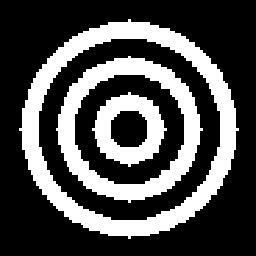
#> input picture TP1/cible2.bmp, 256 x 256 px, found by its file name
$ python tp2.py
#> lines starting #> are read from the running program, lines starting #| are printed output that depends on the picture; after the words box and inside, x2 and y2 are one past the last pixel; in counts of white or black regions, pixels touching at a corner belong together; long printed decimals are rounded
import numpy as np
import cv2 as cv
import matplotlib.pyplot as plt
import math
from math import log2, sqrt, pi
from sklearn.cluster import KMeans
from PIL import Image
from scipy.stats import norm
import random

image1="C:/Users/duzen/OneDrive/Bureau/Cours TSP 2018-2019 (S2)/MSA/TPs Markov/TP1/alfa2.bmp"
image2="C:/Users/duzen/OneDrive/Bureau/Cours TSP 2018-2019 (S2)/MSA/TPs Markov/TP1/beee2.bmp"
image3="C:/Users/duzen/OneDrive/Bureau/Cours TSP 2018-2019 (S2)/MSA/TPs Markov/TP1/cible2.bmp"
image4="C:/Users/duzen/OneDrive/Bureau/Cours TSP 2018-2019 (S2)/MSA/TPs Markov/TP1/promenade2.bmp"
image5="C:/Users/duzen/OneDrive/Bureau/Cours TSP 2018-2019 (S2)/MSA/TPs Markov/TP1/city2.bmp"
images=[image1,image2,image3,image4,image5]

m1=[1,1,1]
sig1=[1,1,1]
m2=[4,2,1]
sig2=[1,1,3]

def lit_image(nom_image):
    img = cv.imread(nom_image,0)
#> img: shape (256, 256); 30.5% white; 3 white regions, box (x1, y1, x2, y2) and area: (19, 19, 239, 239) 10608, (56, 56, 203, 203) 6600, (92, 92, 167, 167) 2788
    m, n = img.shape
#> m = 256; n = 256
    return img, m, n

def affiche_image(mat_image,titre):
    cv.imshow(titre,mat_image)
    cv.waitKey()
    #plt.imshow(mat_image, cmap='gray')
    #plt.title(titre)

def identif_classes(X):
    classes=[0,0]
    trouve=False
    hist = cv.calcHist([X],[0],None,[256],[0,256])
    for idi, i in enumerate(hist):
        if i!=0 and trouve==False:
            classes[0]=idi
            trouve=True
        elif i!=0 and trouve==True:
            classes[1]=idi
            return classes

def bruit_gauss(signal, m1, sig1, m2, sig2):
    classes=identif_classes(signal)
    signal_noisy = (signal == classes[0]) * np.random.normal(m1, sig1, signal.shape) + \
                   (signal == classes[1]) * np.random.normal(m2, sig2, signal.shape)
    return signal_noisy

def Kmean_classes(signal, cl1, cl2):
    m,n=signal.shape
    img = signal.reshape(-1,1)
    kmeans = KMeans(n_clusters=2).fit(img)
    cluster_centers=kmeans.cluster_centers_
    cluster_labels=kmeans.labels_
    X_reconstruit=cluster_centers[cluster_labels].reshape(n,m)
    for k in range(m):
        for i in range(n):
            if X_reconstruit.astype(int)[k][i]==cl1:
                X_reconstruit[k][i]=cl1
            else :
                X_reconstruit[k][i]=cl2
    return X_reconstruit

## On oublie tout ce que l'on sait sur les paramètres
#p1 = p2 = m1 = m2 = sig1 =sig2 = 0


X, m, n =lit_image(images[2])
#> m = 256; n = 256
#affiche_image(X,'image')
signal_bruite=bruit_gauss(X,m1[0], sig1[0], m2[0], sig2[0])
#> in identif_classes, `hist = cv.calcHist([X],[0],None,[256],[0,256])`: hist = 256 values, max 45540 at index 0, min 0 at index 1, mean 256
#> the loop in identif_classes, `for idi, i in enumerate(hist):` made 256 passes
#> (i, trouve) on pass 1: ([45540], True)
#> i on passes 2 to 7: [0], [0], [0], [0], [0], [0]
#> after the loop in identif_classes, `for idi, i in enumerate(hist):`: classes = [0, 255]; trouve = True
#> in bruit_gauss, `classes=identif_classes(signal)`: classes = [0, 255]
#> in bruit_gauss, `signal_noisy = (signal == classes[0]) * np.random.normal(m1, sig1, sig..`:
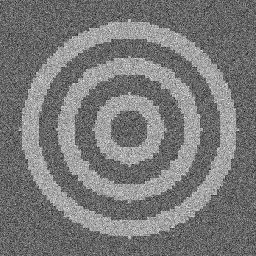
#> signal_noisy: shape (256, 256) float64; min -3.85, max 8.29, mean 1.92; drawn with min black and max white
#affiche_image(signal_bruite, 'image bruité')


def gauss(signal_noisy, m1, sig1, m2, sig2):
    """
    Cette fonction transforme le signal bruitée en appliquant à celui-ci deux densitées gausiennes
    :param signal_noisy: Le signal bruité (numpy array 1D)
    :param m1: La moyenne de la première gaussienne
    :param sig1: L'écart type de la première gaussienne
    :param m2: La moyenne de la deuxième gaussienne
    :param sig2: L'écart type de la deuxième gaussienne
    :return: numpy array (longeur de signal_noisy)*2 qui correspond aux valeurs des densité gaussiennes pour chaque élément de signal noisy
    """
    gauss1 = (1 / (sig1 * sqrt(2 * pi))) * np.exp(-(1 / 2) * (((signal_noisy - m1) / sig1) ** 2))
    gauss2 = (1 / (sig2 * sqrt(2 * pi))) * np.exp(-(1 / 2) * (((signal_noisy - m2) / sig2) ** 2))
    return np.stack((gauss1, gauss2), axis=1)

def taux_erreur(A,B,m,n):
    return len(np.transpose(np.nonzero(A-B)))/(m*n)


def calc_probaprio(X,m,n,cl1,cl2):
    signal=X.reshape(-1,1)
    p1 = np.sum((signal == cl1)) / signal.shape[0]
    p2 = np.sum((signal == cl2)) / signal.shape[0]
    return np.array([p1, p2])

def mpm_gauss(signal_bruite, cl1, cl2, p, m1, sig1, m2, sig2):
    w=np.array([cl1,cl2])
    signal_noisy=signal_bruite.reshape(-1,1)
    gausses = gauss(signal_noisy, m1, sig1, m2, sig2)
    proba_apost = p * gausses
    proba_apost = proba_apost / (proba_apost.sum(axis=1)[..., np.newaxis])
    X_seg=w[np.argmax(proba_apost, axis=1)]
    return X_seg[:,0].reshape(256,256)


def calc_probapost_gauss(Y,m,n,p1,p2,m1,sig1,m2,sig2):
    A= np.stack([p1*norm.pdf(Y,m1,sig1),p2*norm.pdf(Y,m2,sig2)],axis=2)
    A=A/A.sum(axis=2)[..., np.newaxis]
    return A


# [39 lines left out: function calc_EM, not called in this run]

# classes=identif_classes(X)
# prob=calc_probaprio(X,m,n,classes[0],classes[1])
# calc_EM(signal_bruite,m,n,prob[0],prob[1],m1[2]+12,sig1[2]+6,m2[2]+13,sig2[2]-1,50)

def est_empirique(X,Y,cl1,cl2):
    m,n=X.shape
    p=calc_probaprio(X,m,n,cl1,cl2)
    m1=np.sum(Y*(X==cl1))/(Y.size*p[0])
    m2=np.sum(Y*(X==cl2))/(Y.size*p[1])
    sig1 = np.sqrt(((X==cl1)* ((Y- m1) ** 2)).sum() / (Y.size*p[0]-1))
    sig2 = np.sqrt(((X==cl2)* ((Y- m2) ** 2)).sum() / (Y.size*p[1]-1))
    return p[0],p[1],m1,sig1,m2,sig2

# [5 lines left out: function init_param, not called in this run]

def init_param_SEM(Y,cl1,cl2,iter):
    m,n= Y.shape
    X_kmeans=Kmean_classes(Y,cl1,cl2)
    p0,p1,m1,sig1,m2,sig2=est_empirique(X_kmeans,Y,cl1,cl2)
    return calc_SEM(Y,m,n,p0,p1,m1,sig1,m2,sig2,iter)

# [11 lines of commented-out code are left out]

def tirage_apost(Ppost,cl1,cl2,m,n):
    A=np.random.rand(m,n)
    X_post=(A>Ppost[...,0])*cl2+(A<Ppost[...,0])*cl1
    return X_post

def calc_SEM(Y,m,n,p10,p20,m10,sig10,m20,sig20,nb_iter):
    p=np.array([p10,p20])
    list_p1=[]
    list_p2=[]
    list_m1=[]
    list_m2=[]
    list_sig1=[]
    list_sig2=[]
    for k in range(nb_iter):
        if k==0:
            post_law=calc_probapost_gauss(Y,m,n,p10,p20,m10,sig10,m20,sig20)
            X_post=tirage_apost(post_law,0,255,m,n)
        else :
            post_law=calc_probapost_gauss(Y,m,n,p1,p2,m1,sig1,m2,sig2)
            X_post=tirage_apost(post_law,0,255,m,n)
        p1,p2,m1,sig1,m2,sig2=est_empirique(X_post,Y,0,255)
        list_p1.append(p1)
        list_p2.append(p2)
        list_m1.append(m1)
        list_m2.append(m2)
        list_sig1.append(sig1)
        list_sig2.append(sig2)
    k=[i for i in range(nb_iter)]
    plt.plot(k,list_p1,label="p1")
    plt.plot(k,list_p2,label='p2')
    plt.plot(k,list_m1,label='m1')
    plt.plot(k,list_sig1,label='sig1')
    plt.plot(k,list_m2,label='m2')
    plt.plot(k,list_sig2,label='sig2')
    plt.xlim(0,10)
    plt.ylim(0,5)
    plt.legend()
    plt.show()
    return p1,p2, m1, sig1, m2, sig2


# p1r,p2r, m1r, sig1r, m2r, sig2r=init_param_SEM(signal_bruite,0,255,20)
# X_mpm=mpm_gauss(signal_bruite,0,255,np.array([p1r,p2r]),m1r, sig1r, m2r, sig2r)
# print(taux_erreur(X,X_mpm,m,n))

for j in range(3):
        signal_bruite=bruit_gauss(X,m1[j], sig1[j], m2[j], sig2[j])
        p1r,p2r, m1r, sig1r, m2r, sig2r=init_param_SEM(signal_bruite,0,255,50)
        X_mpm=mpm_gauss(signal_bruite,0,255,np.array([p1r,p2r]),m1r, sig1r, m2r, sig2r)
        print(taux_erreur(X,X_mpm,m,n))
        plt.imsave('C:/Users/duzen/OneDrive/Bureau/Cours TSP 2018-2019 (S2)/MSA/TPs Markov/TP2/image_bruit_SEM'+ str(j)+'.png',X_mpm,cmap='gray')
#> this loop made 3 passes
#| 0.09122
#| 0.3385
#| 0.3547
#> pass 1, in bruit_gauss (call 2), `signal_noisy = (signal == classes[0]) * np.random.normal(m1, sig1, sig..`:
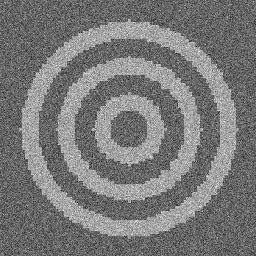
#> signal_noisy: shape (256, 256) float64; min -3.69, max 8.1, mean 1.91; drawn with min black and max white
#> pass 1, in Kmean_classes, `X_reconstruit=cluster_centers[cluster_labels].reshape(n,m)`:
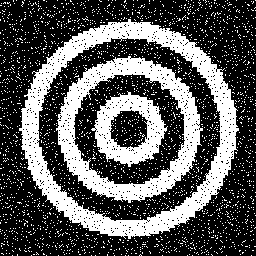
#> X_reconstruit: shape (256, 256) float64; values 0.852 (black) and 3.88 (white), 35% white; 2522 white regions (2519 under 20 px), largest, box (x1, y1, x2, y2) and area: (19, 19, 239, 239) 10251, (56, 56, 203, 203) 6373, (91, 91, 168, 167) 2690
#> pass 1, in calc_SEM, `plt.show()`:
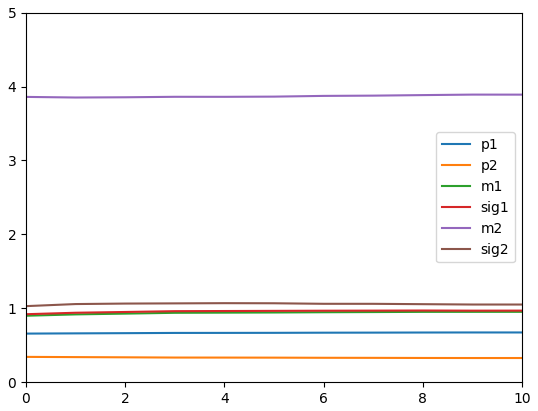
#> figure drawn by matplotlib, 1 panel; curve peaks at x = 29, y = 0.69; curve peaks at x = 0, y = 0.342; curve peaks at x = 29, y = 0.991
#> pass 1, `X_mpm=mpm_gauss(signal_bruite,0,255,np.array([p1r,p2r]),m1r, sig1r, m2..`:
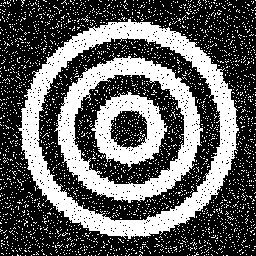
#> X_mpm: shape (256, 256) int64; 37.5% white; 2894 white regions (2891 under 20 px), largest, box (x1, y1, x2, y2) and area: (18, 19, 239, 239) 10478, (54, 56, 203, 203) 6540, (91, 91, 168, 171) 2766
#> pass 2, in calc_SEM (call 2), `plt.show()`:
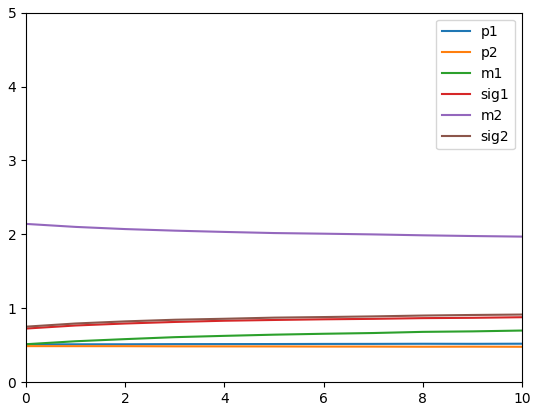
#> figure drawn by matplotlib, 1 panel; curve peaks at x = 13, y = 0.523; curve peaks at x = 48, y = 0.489; curve peaks at x = 49, y = 0.824
#> after the loop:
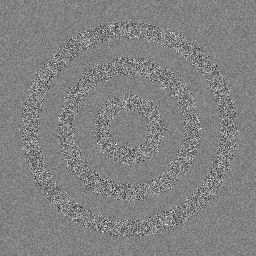
#> signal_bruite: shape (256, 256) float64; min -11.03, max 12.53, mean 0.997; drawn with min black and max white
